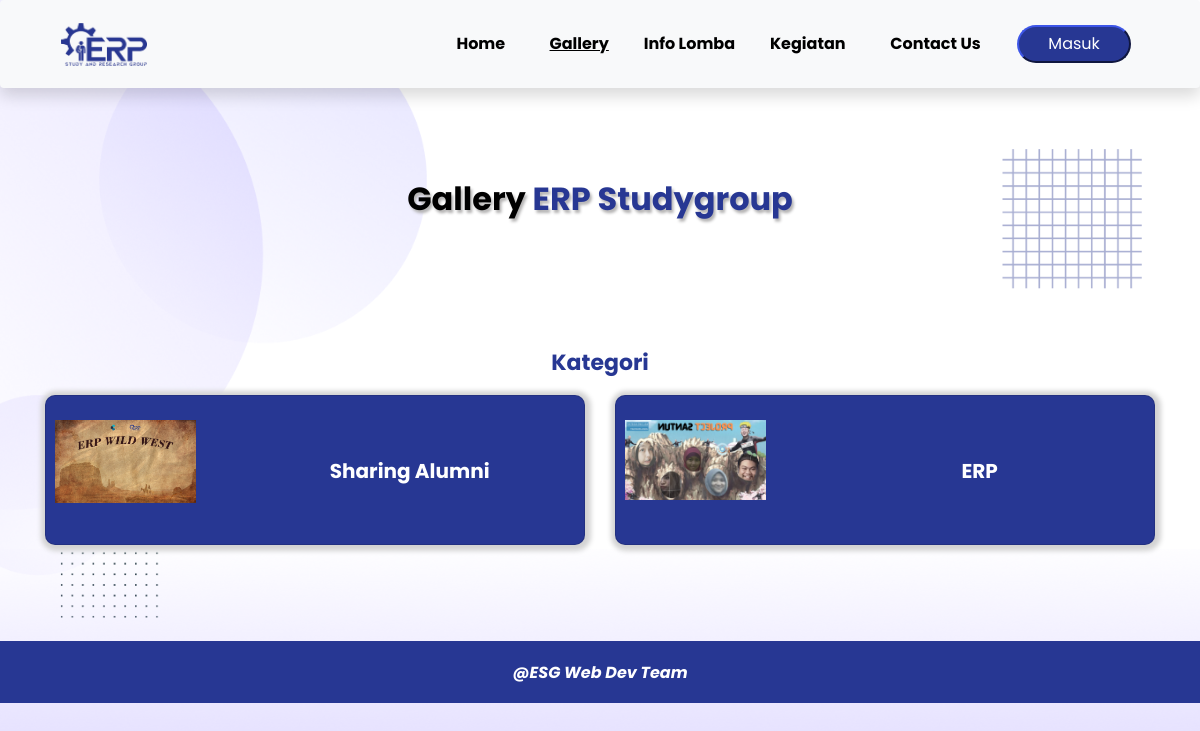
/gallery.php, run on the app's committed database.
### tables this page shows
CREATE TABLE `category` (
  `id_cat` int(11) NOT NULL,
  `category` varchar(50) NOT NULL,
  `year` varchar(8) NOT NULL,
  `image` text NOT NULL
);

### gallery.php (the view, shortened to what this page needs)
<?php
include "header.php";
$category = mysqli_query($conn,"SELECT * FROM category");
?>
    <section id="title">
      <div class="container mb-3">
        <h2 class="title">
          <b>
          <font color="black">Gallery</font>
          <font color="#273793">ERP Studygroup</font>
          </b>
        </h2>
        </div>
    </section>
      <section id="kategori">
        <div class="container my-5">
          <center><p class="title-about-us"><b>Kategori</b></p></center>
          <div class="row row-cols-1 row-cols-md-2 g-4">
              <?php
                    if(mysqli_num_rows($category)>0){
                            while($d=mysqli_fetch_assoc($category)){
                                echo "
            <div class='col'>
              <div class='card' style='height: 150px;  background-color: #273793;   border-radius: 10px;
              overflow: hidden;
              box-shadow: 1px 1px 5px 5px lightgrey;'>
                <div class='row g-0'>
                    <div class='col-md-4 p-4'>
                      <img src='./assets/uploads/$d[year]/$d[image]' class='img-fluid' alt='...'>
                    </div>
                    <div class='col-md-8'>
                      <div class='card-body'>
                        <a class='font-trigger' href='#' data-target='#font' data-toggle='modal'><p class='text-center' style='color:#FFFFFF; font-size: 20px; margin-top: 40px; '><b>$d[category]</b></p></a>
                        <div id='font' class='modal fade' role='dialog'>
                            <div class='modal-dialog'>
                                <div class='modal-content'>
                                <div class='modal-body'>
                                    <button data-dismiss='modal' class='close' >&larr;</button>
                                    <h4><b><font color='#273793'>ERP Studygroup</font></b></h4>
                                    <div class='col-sm-5'>
                                        <div class='card' style='width: 10rem; background-color: #273793;'>
                                            <img class='card-img-top' src='https://image.freepik.com/free-photo/tv-cabinet-interior-wall-mockup-modern-empty-room-minimal-design-3d-rendering_41470-4060.jpg' alt='Card image cap'>
                                            <ul class='list-group list-group-flush'>
                                              <li class='list-group-item' style='background-color: #273793;'><p class='card-text' style='color: #FFFFFF; text-align: center;'>Workshop CRM</p></li>
                                            </ul>
                                        </div>
                                    </div>
                                </div>
                                </div>
                            </div>
                        </div>
                      </div>
                    </div>
                  </div>
              </div>
            </div>
            ";}
            }else{
                echo "</div><center><p class='my-5'>Belum ada data</p></center>";
            }?>
          </div>
          <br><br>
    </section>
<?php
include "footer.php";
?>

### assets/css/style.css (style rules this page uses)
body { background-color: white; font-family: 'poppins'; }
.title { text-align: center; text-shadow: 2px 3px 3px rgb(180, 179, 179); margin-top: 100px; padding: 5rem; }
.title-about-us { text-shadow: black; color: #273793; font-size: 22px; text-align: center; }
.gallerysec { background-image: url(../img/bggallery.png); background-repeat:none; background-size: cover; padding: -30px; }

### data on the page
category: year+image (picture), category "Sharing Alumni"
category: year+image (picture), category "ERP"

### other printed values
$class1 "Home"
$class3 "Info Lomba"
$class4 "Kegiatan"
